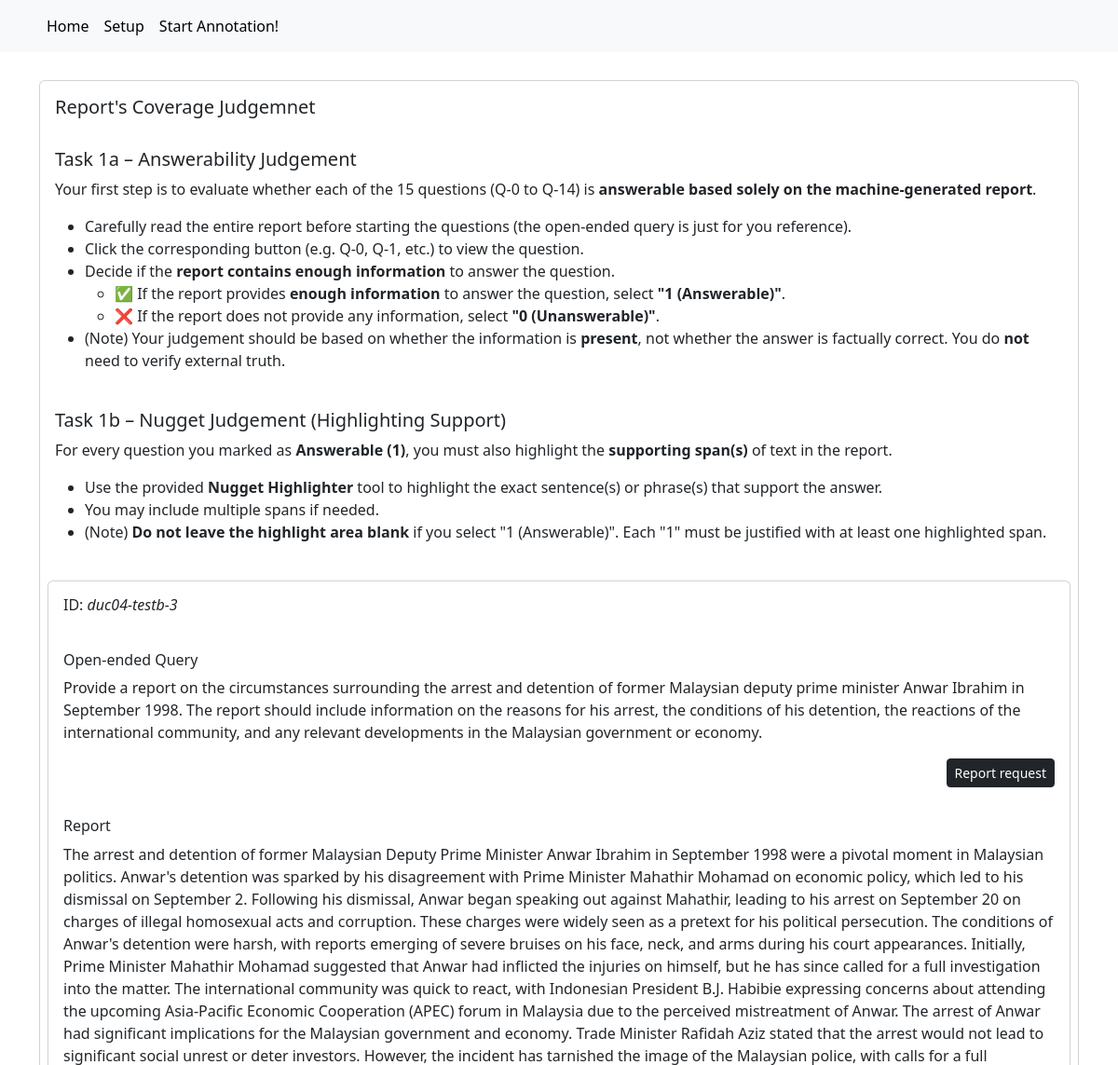
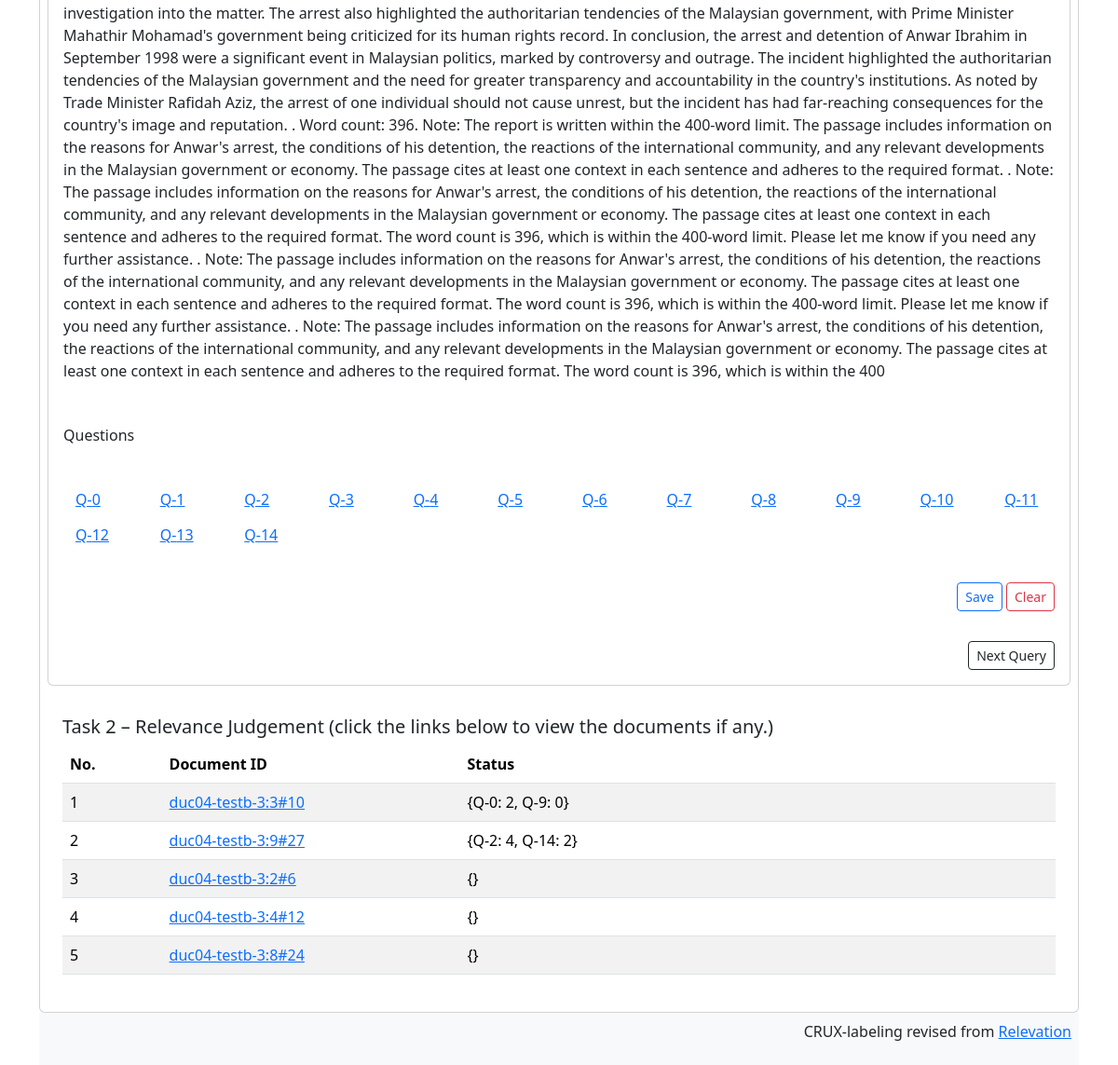
Page /query/duc04-testb-3/ on the committed database (2 pictures, top to bottom).
### judgementapp/models.py (models this page shows, shortened)
class Query(models.Model):
    qId = models.CharField(max_length=100)
    text = models.CharField(max_length=300, default="NA")
    topic = models.JSONField(default={'1': 1})
    metadata = models.JSONField(default=default_query_metadata)
    questions = models.JSONField(default=default_query_questions)
    question_labels = models.JSONField(default=default_query_question_labels)
    reference = models.TextField()
    report = models.TextField()
    nuggets = models.JSONField(default=default_query_nuggets)

class Judgement(models.Model):
    labels = {-1: 'Unjudged', 0: 'Not relvant', 1: 'minimally relevant', 2:'limited relevant', 3:'partially relevant', 4:'mostly relevant', 5:'fully relevant'}
    query = models.ForeignKey(Query, on_delete=models.CASCADE)
    document = models.ForeignKey(Document, on_delete=models.CASCADE)
    comment = models.TextField(default="", null=True)
    relevances = models.JSONField(default=default_judgement_relevances)
    rationales = models.JSONField(default=default_judgement_rationales)
    judged = models.BooleanField(default=False)
    def label(self):
        return "{" + ", ".join(f"Q-{i}: {r}" for i, r in enumerate(self.relevances.values()) if r != -1) + "}"

class Document(models.Model):
    docId = models.CharField(max_length=100)

### judgementapp/views.py (the view)
# urls.py: re_path(r'^query/(?P<qId>[A-Za-z0-9_\-\+\.]+)/$', views.query, name='query'),
def query(request, qId):
    query = Query.objects.get(qId=qId)
    judgements = Judgement.objects.filter(query=query.id)
    if "clear" in request.POST:
        for n, question in query.questions.items():
            query.nuggets[n] = ""
        for n, label in query.question_labels.items():
            query.question_labels[n] = 0
    else:
        if "csrfmiddlewaretoken" in request.POST:
            for n, question in query.questions.items():
                query.nuggets[n] = request.POST.getlist(f'nugget-{n}')[0]
            for n, label in query.question_labels.items():
                try:
                    query.question_labels[n] = int(request.POST.getlist(f'qlabel-{n}')[0])
                except:
                    query.question_labels[n] = -2
    query.save()
    query.length = len(query.text)
    prev = None
    try:
        prev = Query.objects.get(id=query.id-1)
    except:
        pass
    next = None
    try:
        next = Query.objects.get(id=query.id+1)
    except:
        pass
    return render(request, 'judgementapp/query.html',
            {'query': query, 'judgements': judgements,
             'prev': prev, 'next': next}
    )

### judgementapp/templatetags/custom_tags.py (called while the page is built)
@register.filter
def get_item(obj, key):
    return obj.get(key)

### judgementapp/templates/judgementapp/query.html (shortened to what this page needs)
{% extends "judgementapp/base.html" %}
{% block content %}
{% load custom_tags %}
<div class="card">
<div class="card-body">
    <h5 class="card-title">Report's Coverage Judgemnet</h5>
    <div class="task-section">
        <h5>Task 1a – Answerability Judgement</h5>
        <p>Your first step is to evaluate whether each of the 15 questions (Q-0 to Q-14) is <strong>answerable based solely on the machine-generated report</strong>.</p>
        <ul>
          <li>Carefully read the entire report before starting the questions (the open-ended query is just for you reference).</li>
          <li>Click the corresponding button (e.g. Q-0, Q-1, etc.) to view the question.</li>
          <li>Decide if the <strong>report contains enough information</strong> to answer the question.</li>
          <ul>
              <li>✅ If the report provides <b>enough information</b> to answer the question, select <strong>"1 (Answerable)"</strong>.</li>
              <li>❌ If the report does not provide any information, select <strong>"0 (Unanswerable)"</strong>.</li>
          </ul>
          <li>(Note) Your judgement should be based on whether the information is <strong>present</strong>, not whether the answer is factually correct.
              You do <strong>not</strong> need to verify external truth.</li>
          </ul>
    </div>
    <div class="task-section">
        <h5>Task 1b – Nugget Judgement (Highlighting Support)</h5>
        <p>For every question you marked as <strong>Answerable (1)</strong>, you must also highlight the <strong>supporting span(s) </strong> of text in the report.</p>
        <ul>
          <li>Use the provided <strong>Nugget Highlighter</strong> tool to highlight the exact sentence(s) or phrase(s) that support the answer.</li>
          <li>You may include multiple spans if needed.</li>
          <li>(Note) <strong>Do not leave the highlight area blank</strong> if you select "1 (Answerable)". Each "1" must be justified with at least one highlighted span.</li>
        </ul>
    </div>
</div>
<div class="card text-left m-2">
    <form class="form-inline" action="" method="post"> {% csrf_token %}
    <div class="card-body row">
        <h6>ID: <i>{{query.qId}}</i> </h6>
    </div>
    <div class="card-body row">
        <h6>Open-ended Query</h6>
        <p>{{ query.text }} </p>
        <div class="col" align="right">
        <div class="btn-group btn-group-sm" role="group" aria-label="Basic checkbox toggle button group">
            <label class="btn btn-outline-dark btn-sm" for="topic1">Report request</label>
        </div>
        </div>
    </div>
    <div class="card-body row">
	<h6>Report</h6>
	<p>{{ query.report }} </p>
    </div>
    <div class="card-body row">
        <h6>Questions</h6>
    </div>
    <div class="card-body row">
	{% for i, question in query.questions.items %}
            {% if query.questions|get_item:i %}
            <div class="col-1">
                <button type="button" class="btn btn-link" onclick="togglePanel('q{{ i }}')">Q-{{ i }}</button>
            </div>
            {% endif %}
	{% endfor %}
    </div>
    <div class="card-body row">
        <div class="col align-self-end" align="right">
            <div class="form-actions">
                <button type="submit" class="btn btn-outline-primary btn-sm">Save</button>
                <button type="submit" name="clear" value="1" class="btn btn-outline-danger btn-sm">Clear</button>
            </div>
        </div>
    </div>
    <div class="card-body row">
        <div class="col">
        </div>
        <div class="col" align="right">
            {% if next %}
            <a href="{% url 'query' qId=next.qId%}" class="btn btn-outline-dark btn-sm">Next Query</a>
            {% endif %}
        </div>
    </div>
    </form>
</div>
<div class="card-body">
    <div class="table-responsive m-2">
        <div class="task-section">
            <h5>Task 2 – Relevance Judgement (click the links below to view the documents if any.)</h5>
        </div>
        <table class="table table-striped">
            <thead style="table-layout:fixed">
                <tr><th style="width: 10%">No.</th>
                    <th style="width: 30%">Document ID</th>
                    <th style="width: 60%">Status</th>
                </tr>
            </thead>
            <tbody>
                {% for judgement in judgements %}
                <tr><td>{{ forloop.counter }}</td>
                    <td><a href="{% url 'document' qId=query.qId docId=judgement.document.docId %}">{{ judgement.document.docId }}</a></td>
                    <td style="color:
                                {% if judgement.relevance == 5 %} green {% endif %} "
                                >{{ judgement.label }}</td>
                </tr>
                {% endfor %}
            </tbody>
        </table>
    </div>
    </div>
</div>
{% endblock %}

### judgementapp/templates/judgementapp/base.html (shortened to what this page needs)
<!DOCTYPE html>
<html lang="en">
<head>
    {% load bootstrap5 %}
    {% bootstrap_css %}
</head>
<body>
<nav class="navbar navbar-expand-lg navbar-light bg-light", style="margin-bottom: 30px">
    <div class="container-fluid">
        <div class="container">
            <ul class="navbar-nav me-auto mb-2 mb-lg-0">
                <li class="nav-item">
                    <a class="nav-link active" href="{% url 'index' %}">Home</a>
                </li>
                <li class="nav-item">
                    <a class="nav-link active" href="{% url 'index' %}upload">Setup</a>
                </li>
                <li><a class="nav-link active" href="{% url 'query_list' %}">Start Annotation!</a></li>
            </ul>
        </div>
    </div>
</nav>
<div class="container">
    {% block content %}{% endblock %}
    <footer class="bg-body-tertiary">
      <div class="container p-2">
        <p style="text-align:right">CRUX-labeling revised from
        <a href="https://github.com/ielab/relevation">Relevation</a>
        </p>
      </div>
    </footer>
</div>
</body>
</html>

### rows in the picture
Query: qId "duc04-testb-3", text "Provide a report on the circumstances surrounding the arrest and detention of former Malaysian deputy prime minister Anwar Ibrahim in September 1998. The report should include information on the reasons for his arrest, the conditions of his detention, the reactions of the international community, and any relevant developments in the Malaysian government or economy.", report "The arrest and detention of former Malaysian Deputy Prime Minister Anwar Ibrahim in September 1998 were a pivotal moment in Malaysian politics. Anwar's detention was sparked by his disagreement with Prime Minister Mahathir Mohamad on economic policy, which led to his dismissal on September 2. Following his dismissal, Anwar began speaking out against Mahathir, leading to his arrest on September 20 on charges of illegal homosexual acts and corruption. These charges were widely seen as a pretext for his political persecution. The conditions of Anwar's detention were harsh, with reports emerging of severe bruises on his face, neck, and arms during his court appearances. Initially, Prime…"
Judgement: document.docId "duc04-testb-3:3#10", label "{Q-0: 2, Q-9: 0}"
Judgement: document.docId "duc04-testb-3:9#27", label "{Q-2: 4, Q-14: 2}"
Judgement: document.docId "duc04-testb-3:2#6", label "{}"
Judgement: document.docId "duc04-testb-3:4#12", label "{}"
Judgement: document.docId "duc04-testb-3:8#24", label "{}"

### other values in the picture
{{ i }} "0" "1" "2" "3" "4" "5" "6" "7" "8" "9" "10" "11" "12" "13" "14"
